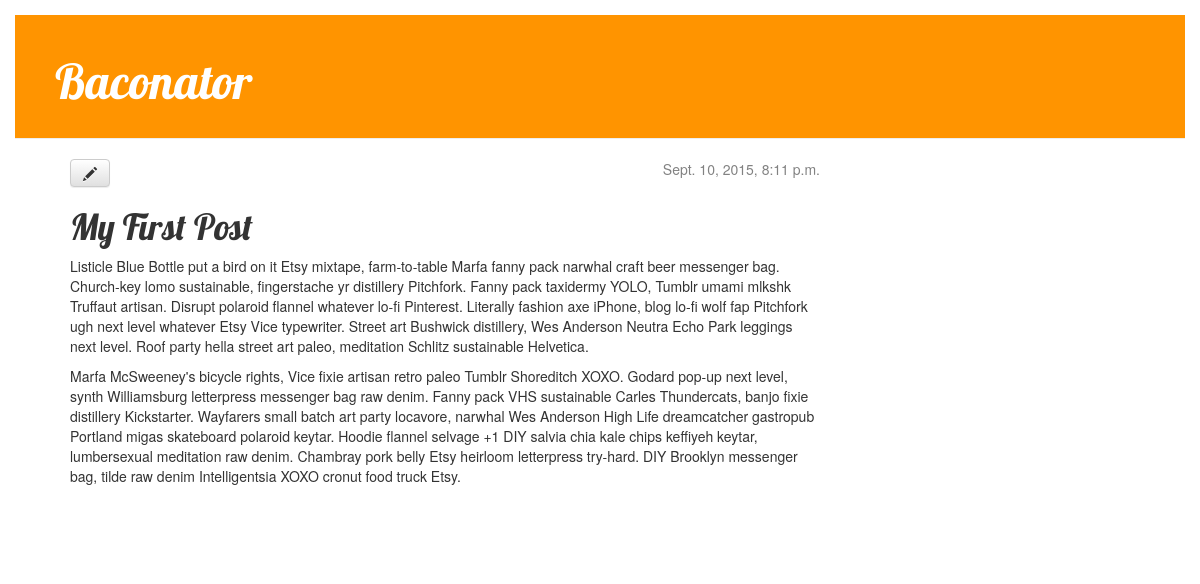
The app's page /post/1/ with its own data.
### blog/models.py (models this page shows, shortened)
class Post(models.Model):
    author = models.ForeignKey('auth.User')
    title = models.CharField(max_length=200)
    text = models.TextField()
    created_date = models.DateTimeField(
            default=timezone.now)
    published_date = models.DateTimeField(
            blank=True, null=True)

### blog/views.py (the view)
# urls.py: url(r'^post/(?P<pk>[0-9]+)/$', views.post_detail, name='post_detail'),
def post_detail(request, pk):
	post = get_object_or_404(Post, pk=pk)
	return render(request, 'blog/post_detail.html', {'post': post})

### blog/templates/blog/post_detail.html
{% extends "blog/base.html" %}
{% block content %}
    <div class="post">
        {% if post.published_date %}
            <div class="date">
                {{ post.published_date }}
            </div>
        {% endif %}
        <a class="btn btn-default" href="{% url "post_edit" pk=post.pk %}"><span class="glyphicon glyphicon-pencil"></span></a>
        <h1>{{ post.title }}</h1>
        <p>{{ post.text|linebreaks }}</p>
    </div>
{% endblock %}

### blog/static/css/blog.css (style rules this page uses)
body { padding: 15px; }
h1, h2, h3, h4 { font-family: 'Lobster', cursive; }
.date { float: right; color: #828282; }
.post { margin-bottom: 70px; }

### records on screen
Post: published_date "Sept. 10, 2015, 8:11 p.m.", title "My First Post", text "Listicle Blue Bottle put a bird on it Etsy mixtape, farm-to-table Marfa fanny pack narwhal craft beer messenger bag. Church-key lomo sustainable, fingerstache yr distillery Pitchfork. Fanny pack taxidermy YOLO, Tumblr umami mlkshk Truffaut artisan. Disrupt polaroid flannel whatever lo-fi Pinterest. Literally fashion axe iPhone, blog lo-fi wolf fap Pitchfork ugh next level whatever Etsy Vice typewriter. Street art Bushwick distillery, Wes Anderson Neutra Echo Park leggings next level. Roof party hella street art paleo, meditation Schlitz sustainable Helvetica. Marfa McSweeney's bicycle rights, Vice fixie artisan retro paleo Tumblr Shoreditch XOXO. Godard pop-up next level, synth Williamsburg…"
